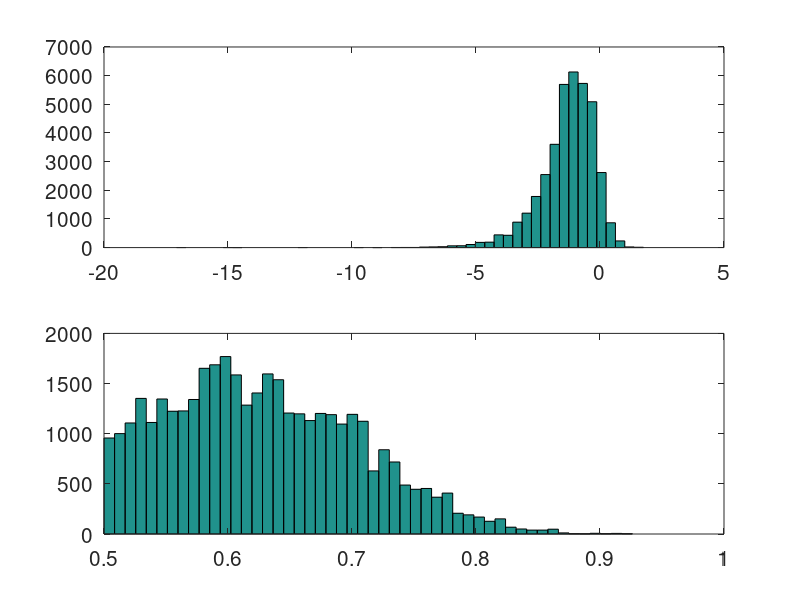
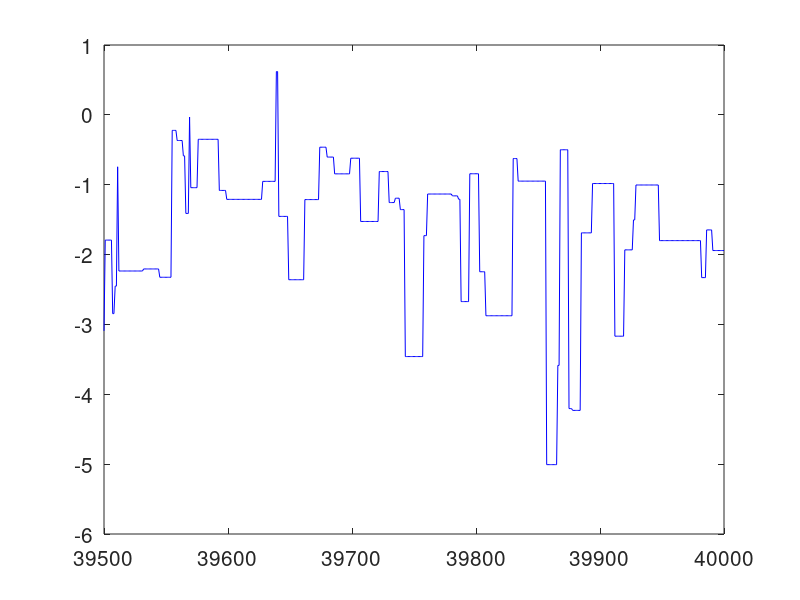

Write the MATLAB code that produced these figures, in order.
%    A small company improved a product and
% wants to infer about the proportion of 
% potential customers who will buy the product
% if the new product is preferred to the old one.
%    The company is certain that this proportion will
% exceed 0.5, i.e. and uses uniform priorn [0.5, 1].
%    Out of 20 customers surweyed, 12 prefer the new product.
% Approximate the posterior for p.
clear all
close all force
%-----------------figure defaults
lw = 2;  
set(0, 'DefaultAxesFontSize', 15);
fs = 14;
msize = 5;
randn('seed',3)
%--------------------------------
nn = 40000; %     nn=number of metropolis iterations
s=10; %     s = std of normal proposal density
%s=0.1
burn=2000; %     burn = burnin amount 
%---------------------------------------------
ps=[];
thetas=[]; %transformed p's
old = 0; % start, theta_0
for i = 1:nn
    prop = old + s*randn(1,1); %proposal from N(theta_old, s^2)
    u = rand(1,1);
    ep=exp(prop); eo=exp(old);
    post_p=((1/2 + ep)^12 * ep)/((1+ep)^22);
    post_o=((1/2 + eo)^12 * eo)/((1+eo)^22);
    new = old;
    if u <= min(post_p/post_o, 1) 
        new = prop; %accept proposal as 'new'
        old = new;  % and set 'old' to be the 'new'
        % for the next iteration;
    end
        thetas = [thetas, new]; %collect all theta's
        ps=[ps, (1/2+exp(new))/(1+exp(new))]; %back-transformation to p's.
    end  
    figure(1)
    subplot(2,1,1)
    hist(thetas(1+burn:nn),50)
    subplot(2,1,2)
     hist(ps(1+burn:nn),50)
       %print -depsc 'C:\Brani\Courses\Bayes\Handouts\Working10\Figs\albert21.eps'
    %----------------------------------------------------------------------
    figure(2)
    plot( (nn-500:nn) , thetas(nn-500:nn),'b-')
      %print -depsc 'C:\Brani\Courses\Bayes\Handouts\Working10\Figs\albert22.eps'